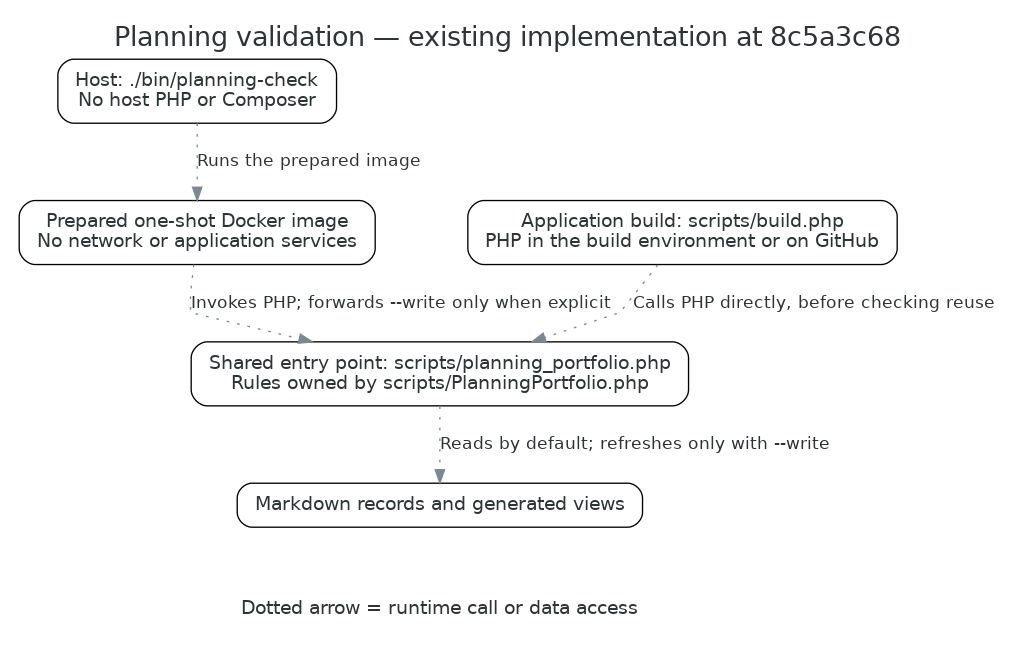

This chart was generated by the following Python code:
from pathlib import Path

from diagrams import Diagram, Edge, Node

output = str(Path(__file__).with_suffix(''))

with Diagram(
    'Planning validation — existing implementation at 8c5a3c68',
    filename=output, outformat='png', show=False, direction='TB',
    graph_attr={
        'fontname': 'DejaVu Sans', 'fontsize': '20', 'ranksep': '0.6',
        'splines': 'polyline', 'pad': '0.2', 'labelloc': 't',
    },
    node_attr={
        'fontname': 'DejaVu Sans', 'fontsize': '14', 'shape': 'box',
        'fixedsize': 'false', 'labelloc': 'c', 'width': '0', 'height': '0', 'margin': '0.18,0.12',
    },
    edge_attr={'fontname': 'DejaVu Sans', 'fontsize': '12'},
):
    host = Node('Host: ./bin/planning-check\nNo host PHP or Composer', nodeid='host')
    container = Node('Prepared one-shot Docker image\nNo network or application services', nodeid='container')
    build = Node('Application build: scripts/build.php\nPHP in the build environment or on GitHub', nodeid='build')
    cli = Node('Shared entry point: scripts/planning_portfolio.php\nRules owned by scripts/PlanningPortfolio.php', nodeid='cli')
    planning = Node('Markdown records and generated views', nodeid='planning')
    legend = Node('Dotted arrow = runtime call or data access', nodeid='legend', shape='plaintext')

    host >> Edge(style='dotted', label='Runs the prepared image') >> container
    container >> Edge(style='dotted', label='Invokes PHP; forwards --write only when explicit') >> cli
    build >> Edge(style='dotted', label='Calls PHP directly, before checking reuse') >> cli
    cli >> Edge(style='dotted', label='Reads by default; refreshes only with --write') >> planning
    planning >> Edge(style='invis') >> legend
